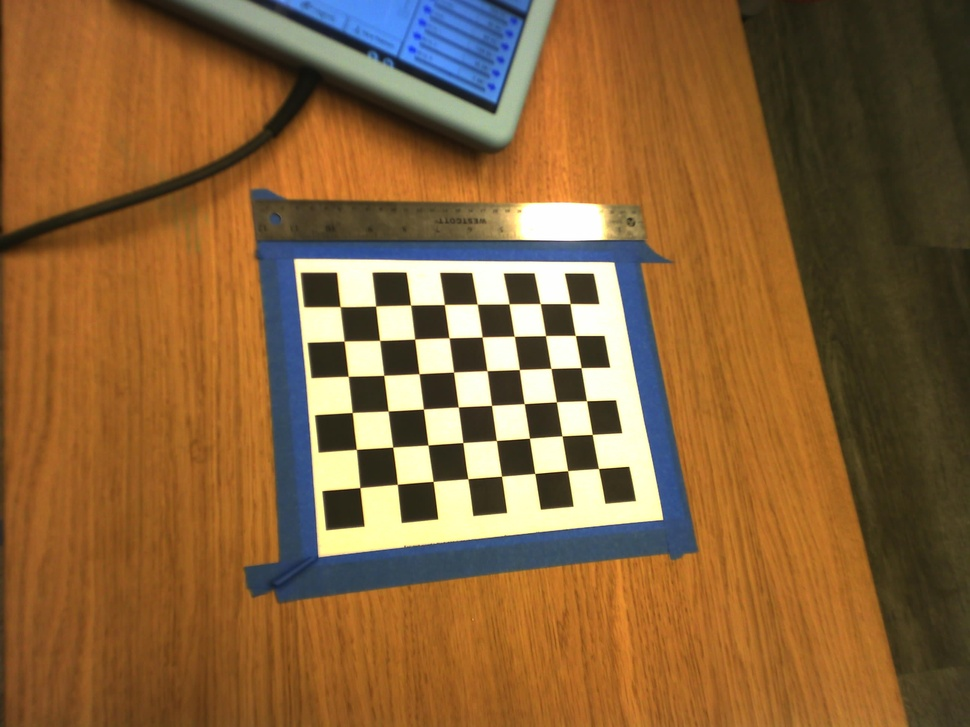
#> input picture image-1.jpg, 970 x 727 px, shrunk from 2592 x 1944 before the run; its folder holds only this picture in this run
$ python getCameraIntri.py   (Python 2 division)
#> lines starting #> are read from the running program, lines starting #| are printed output that depends on the picture; after the words box and inside, x2 and y2 are one past the last pixel; in counts of white or black regions, pixels touching at a corner belong together; long printed decimals are rounded
import numpy as np
import cv2
import glob

# termination criteria
criteria = (cv2.TERM_CRITERIA_EPS + cv2.TERM_CRITERIA_MAX_ITER, 30, 0.001)

# prepare object points, like (0,0,0), (1,0,0), (2,0,0) ....,(6,5,0)
objp = np.zeros((6*8,3), np.float32)
objp[:,:2] = np.mgrid[0:8,0:6].T.reshape(-1,2)

# Arrays to store object points and image points from all the images.
objpoints = [] # 3d point in real world space
imgpoints = [] # 2d points in image plane.

images = glob.glob('*.jpg')

for fname in images:
    img = cv2.imread(fname)
#> img is the input picture: shape (727, 970, 3); mean B, G, R 58.4, 98.8, 135.4
    gray = cv2.cvtColor(img,cv2.COLOR_BGR2GRAY)
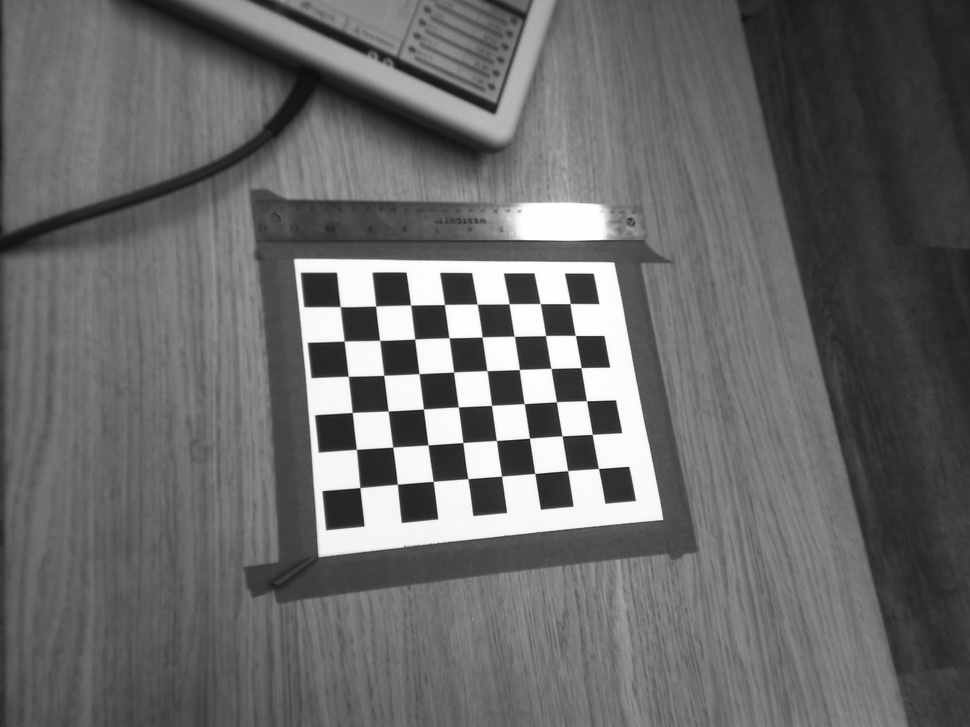
#> gray: shape (727, 970); min 15, max 255, mean 105.2

    # Find the chess board corners
    ret, corners = cv2.findChessboardCorners(gray, (8,6),None)
#> ret = True; corners = 48 rows, first 8: [340, 306.5], [375.6, 306.2], [410.6, 305], [444.3, 304.6], [477.3, 304.2], [509.1, 303.8], [540.2, 303.6], [570.1, 303.6]

    # If found, add object points, image points (after refining them)
    if ret == True:
        objpoints.append(objp)

        corners2 = cv2.cornerSubPix(gray,corners,(11,11),(-1,-1),criteria)
#> corners2 = 48 rows, first 8: [340.2, 306.6], [375.6, 306], [410.6, 305], [444.4, 304.5], [477.2, 304.1], [509, 303.8], [540.2, 303.6], [570.1, 303.5]
        imgpoints.append(corners2)

        # Draw and display the corners
        img = cv2.drawChessboardCorners(img, (7,6), corners2,ret)
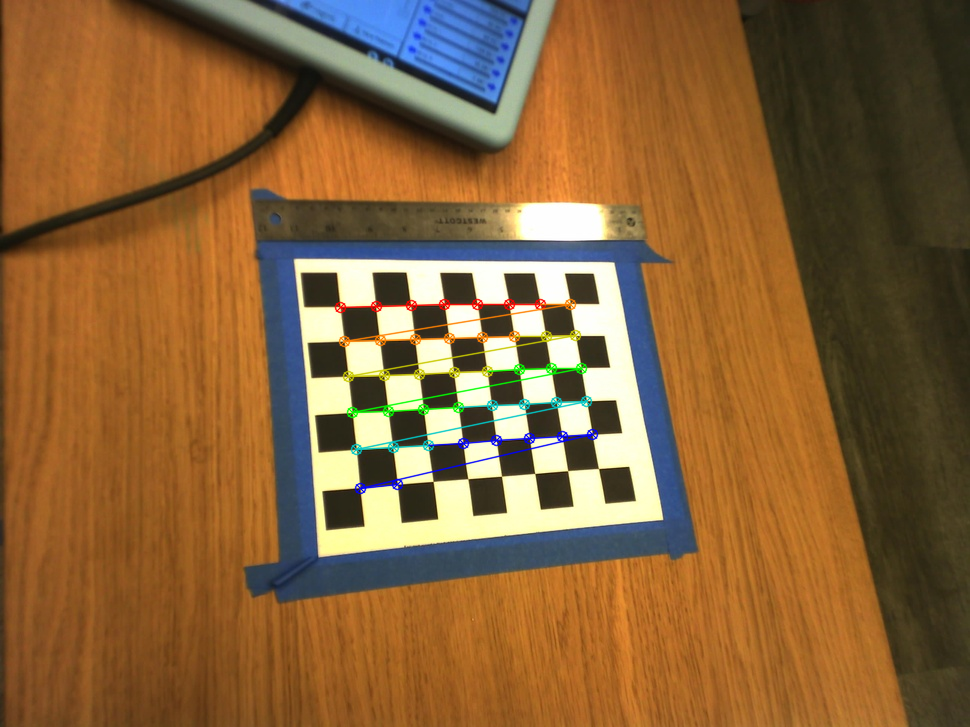
#> img: shape (727, 970, 3); 1.45% of pixels changed, all inside (x1, y1, x2, y2) = (334, 298, 599, 495)
        cv2.imshow('img',img)
        cv2.waitKey(500)

cv2.destroyAllWindows()
ret, mtx, dist, rvecs, tvecs = cv2.calibrateCamera(objpoints, imgpoints, gray.shape[::-1],None,None)
#> ret = 0.302; mtx = [[1148.1, 0, 471], [0, 1137.5, 381.3], [0, 0, 1]]; dist = [[0.0714, -116.5, 0.0318, -0.0192, 5524.4]]; rvecs = ([-0.256, -0.377, -0.0902],); tvecs = ([-3.53, -2.07, 30.96],)
print "mtx"
print type(mtx)
#| <class 'numpy.ndarray'>
print mtx
#| [[1.14806246e+03 0.00000000e+00 4.70975725e+02]
#|  [0.00000000e+00 1.13753174e+03 3.81317158e+02]
#|  [0.00000000e+00 0.00000000e+00 1.00000000e+00]]
print "dist"
print dist
#| [[ 7.13830575e-02 -1.16529486e+02  3.18218067e-02 -1.92114684e-02
#|    5.52444711e+03]]
print "px = ", mtx[0][0]
#| px =  1148.062
print "py = ", mtx[1][1]
#| py =  1137.532
print "u0 = ", mtx[0][2]
#| u0 =  470.976
print "v0 = ", mtx[1][2]
#| v0 =  381.317

$ run again, on image-5.jpg
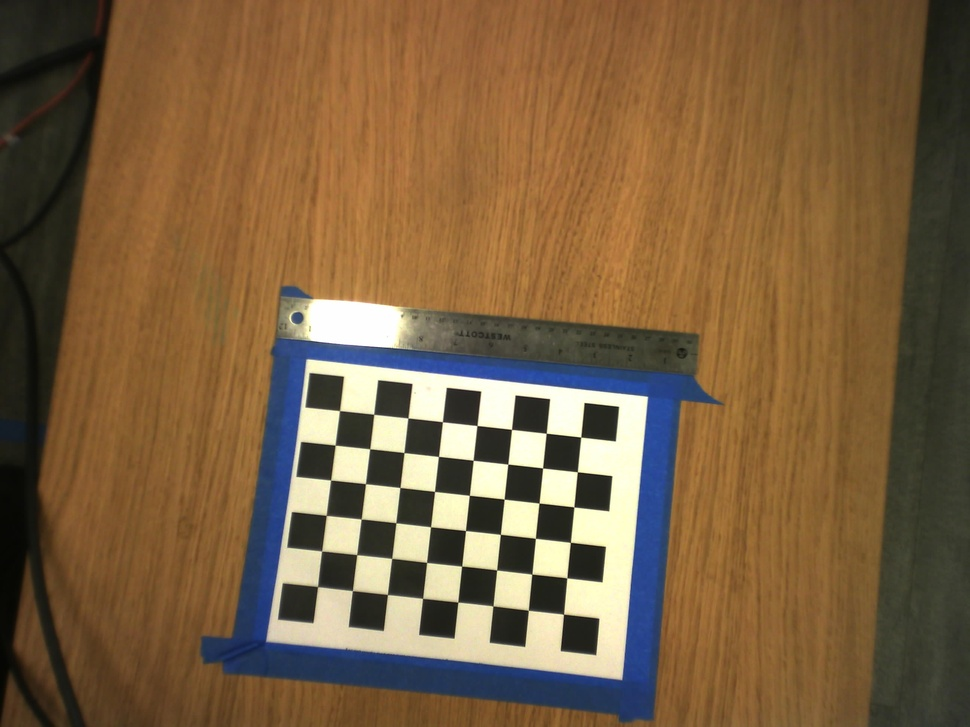
#> input picture image-5.jpg, 970 x 727 px, shrunk from 2592 x 1944 before the run
#> img is the input picture: shape (727, 970, 3); mean B, G, R 65.1, 96.4, 122.7
#> `gray = cv2.cvtColor(img,cv2.COLOR_BGR2GRAY)`:
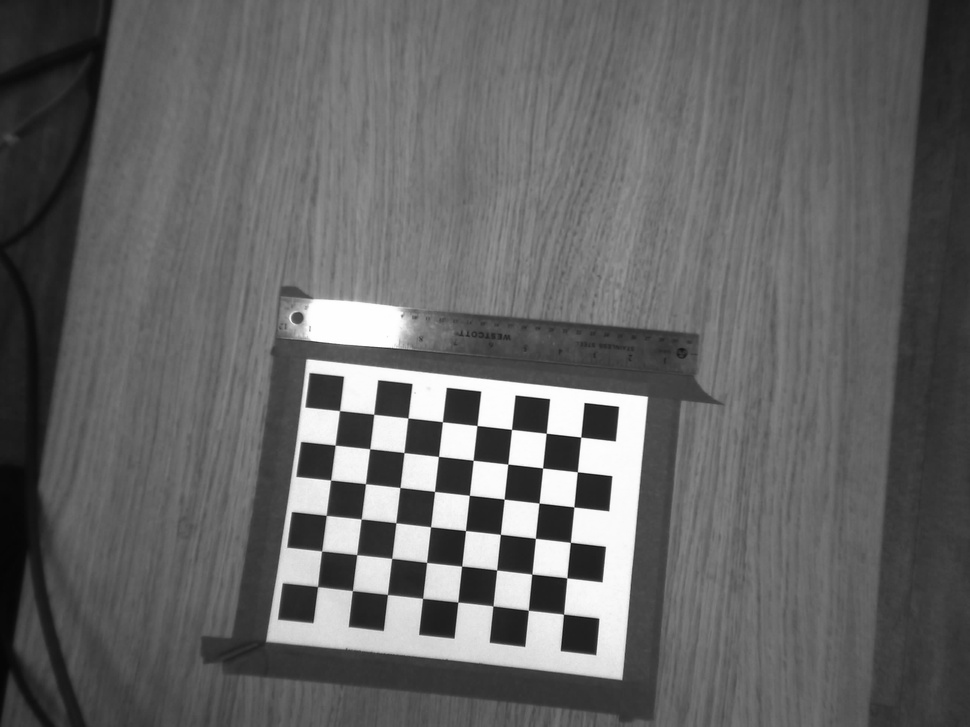
#> gray: shape (727, 970); min 5, max 255, mean 100.8
#> `ret, corners = cv2.findChessboardCorners(gray, (8,6),None)`: ret = True; corners = 48 rows, first 8: [339.5, 410.6], [373.7, 414.3], [407.9, 418], [442.4, 421.8], [477, 425.6], [511.5, 429.5], [546.2, 433.3], [580.7, 437.1]
#> corners2 = 48 rows, first 8: [339.6, 410.5], [373.7, 414.3], [407.9, 417.9], [442.4, 421.7], [476.9, 425.5], [511.5, 429.4], [546.2, 433.2], [580.7, 437.1]
#> `img = cv2.drawChessboardCorners(img, (7,6), corners2,ret)`:
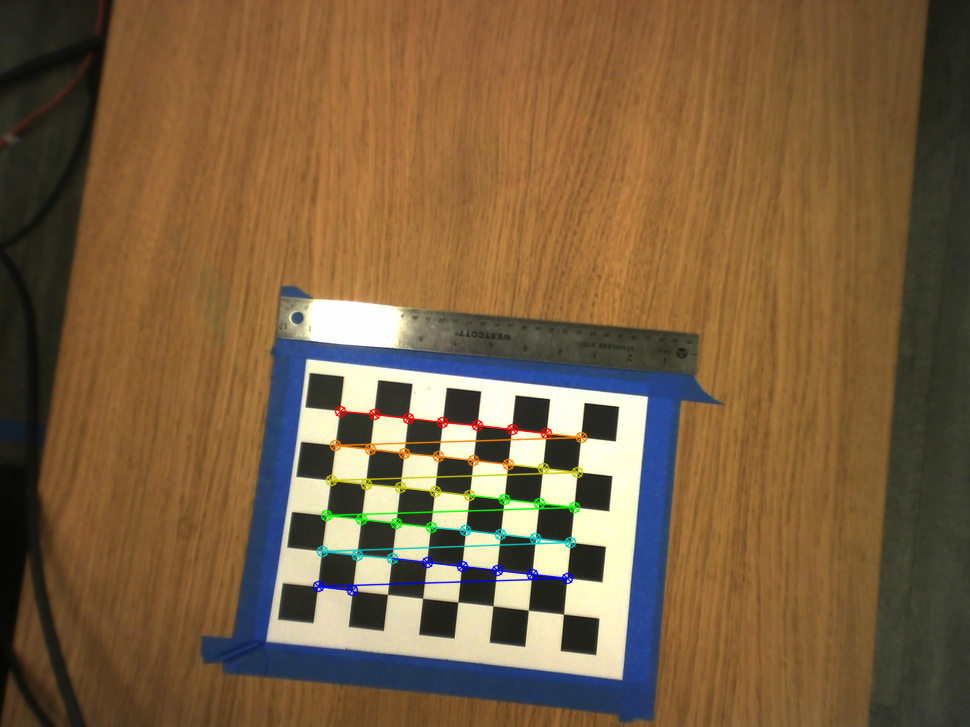
#> img: shape (727, 970, 3); 1.5% of pixels changed, all inside (x1, y1, x2, y2) = (312, 405, 588, 597)
#> `ret, mtx, dist, rvecs, tvecs = cv2.calibrateCamera(objpoints, imgpoint..`: ret = 0.101; mtx = [[863.8, 0, 496.3], [0, 866.5, 417.9], [0, 0, 1]]; dist = [[-0.398, 9.38, 0.0115, 0.00858, -66.15]]; rvecs = ([-0.079, -0.0175, 0.109],); tvecs = ([-4.53, -0.223, 24.72],)
#| <class 'numpy.ndarray'>
#| [[863.805   0.         496.260]
#|  [  0.         866.460 417.903]
#|  [  0.           0.           1.        ]]
#| [[-3.97975957e-01  9.38351377e+00  1.15063595e-02  8.57987426e-03
#|   -6.61485731e+01]]
#| px =  863.805
#| py =  866.460
#| u0 =  496.260
#| v0 =  417.903

$ run again, on image-6.jpg
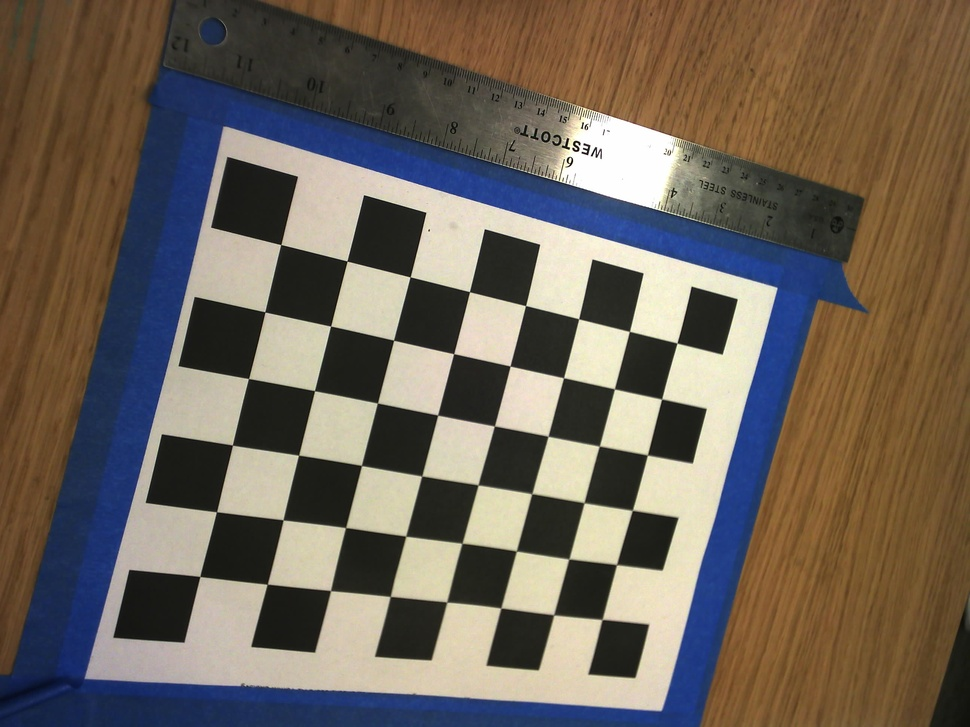
#> input picture image-6.jpg, 970 x 727 px, shrunk from 2592 x 1944 before the run
#> img is the input picture: shape (727, 970, 3); mean B, G, R 89.1, 100.3, 110.5
#> `gray = cv2.cvtColor(img,cv2.COLOR_BGR2GRAY)`:
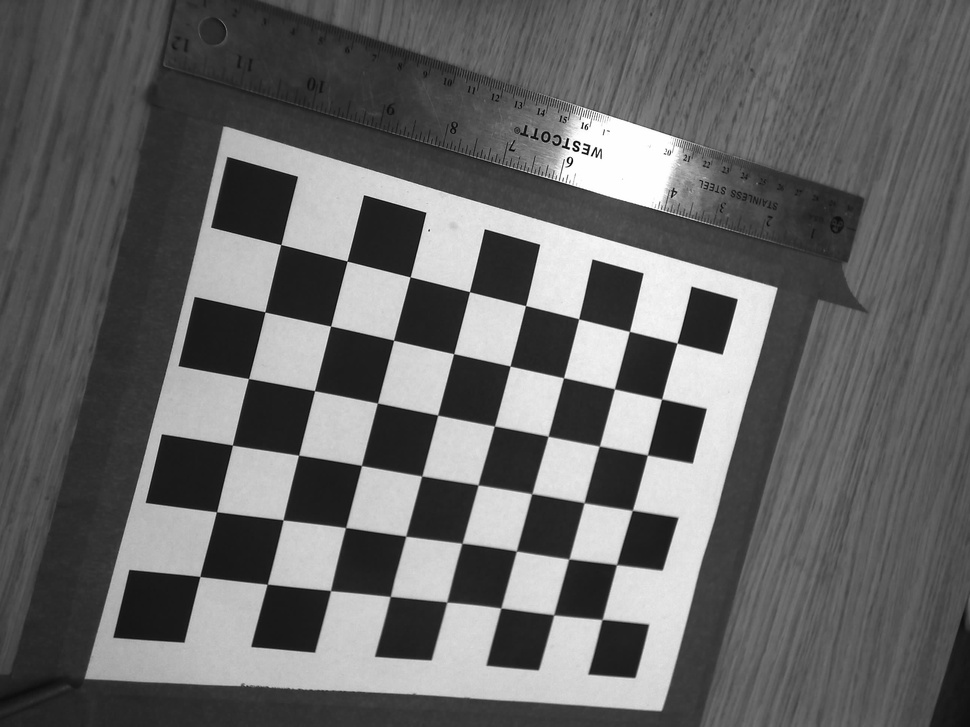
#> gray: shape (727, 970); min 1, max 255, mean 102.1
#> `ret, corners = cv2.findChessboardCorners(gray, (8,6),None)`: ret = True; corners = 48 rows, first 8: [280.7, 244.6], [346.9, 261.1], [410, 276.9], [469.5, 291.7], [525.5, 305.6], [578.6, 318.8], [629.4, 331.4], [677, 343.1]
#> corners2 = 48 rows, first 8: [280.8, 244.5], [347, 261.1], [410.2, 276.8], [469.5, 291.7], [525.5, 305.5], [578.6, 318.8], [629.4, 331.4], [676.9, 343]
#> `img = cv2.drawChessboardCorners(img, (7,6), corners2,ret)`:
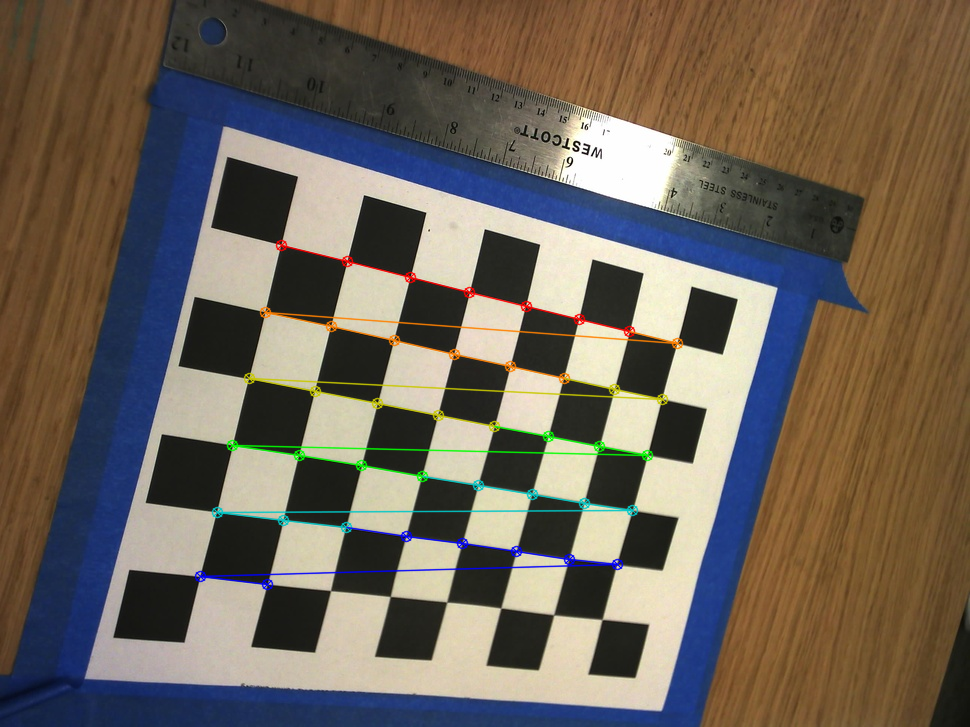
#> img: shape (727, 970, 3); 2.23% of pixels changed, all inside (x1, y1, x2, y2) = (194, 239, 684, 591)
#> `ret, mtx, dist, rvecs, tvecs = cv2.calibrateCamera(objpoints, imgpoint..`: ret = 0.548; mtx = [[564.4, 0, 463.8], [0, 592.5, 245.1], [0, 0, 1]]; dist = [[-0.1, 0.25, 0.00924, -0.00438, -0.214]]; rvecs = ([0.0789, -0.229, 0.256],); tvecs = ([-2.74, -0.0153, 8.43],)
#| <class 'numpy.ndarray'>
#| [[564.382   0.         463.845]
#|  [  0.         592.521 245.111 ]
#|  [  0.           0.           1.        ]]
#| [[-0.1003  0.2503  0.009237 -0.004385 -0.2135]]
#| px =  564.382
#| py =  592.521
#| u0 =  463.845
#| v0 =  245.111

$ run again, on image-7.jpg
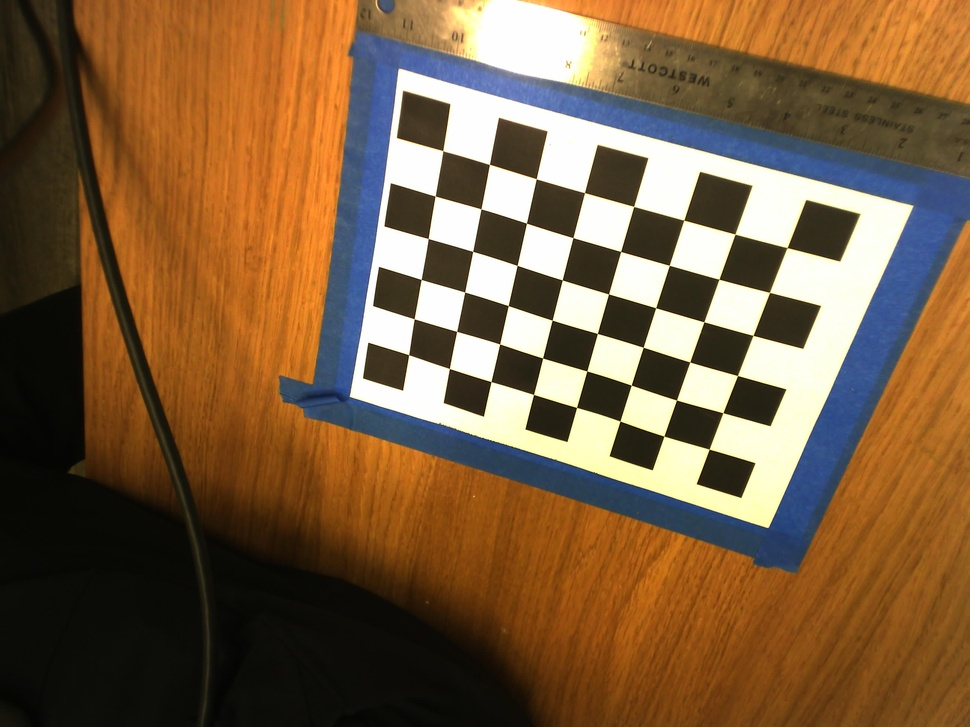
#> input picture image-7.jpg, 970 x 727 px, shrunk from 2592 x 1944 before the run
#> img is the input picture: shape (727, 970, 3); mean B, G, R 65.3, 95.1, 123.4
#> `gray = cv2.cvtColor(img,cv2.COLOR_BGR2GRAY)`:
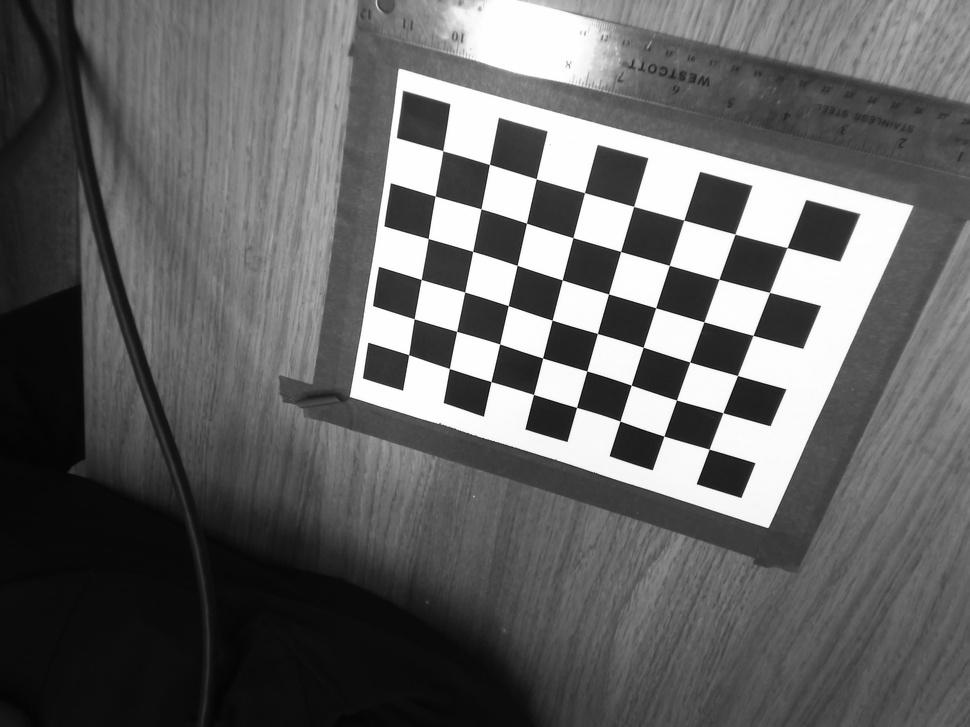
#> gray: shape (727, 970); min 3, max 255, mean 100.2
#> `ret, corners = cv2.findChessboardCorners(gray, (8,6),None)`: ret = True; corners = 48 rows, first 8: [442.7, 150.7], [489.5, 164.4], [536.3, 178.7], [584.5, 192.6], [633.7, 206.4], [683.8, 220.1], [735, 234.1], [787.1, 247.6]
#> corners2 = 48 rows, first 8: [442.8, 150.7], [489.4, 164.4], [536.3, 178.7], [584.5, 192.6], [633.7, 206.4], [683.7, 220.1], [735, 234.2], [787, 247.6]
#> `img = cv2.drawChessboardCorners(img, (7,6), corners2,ret)`:
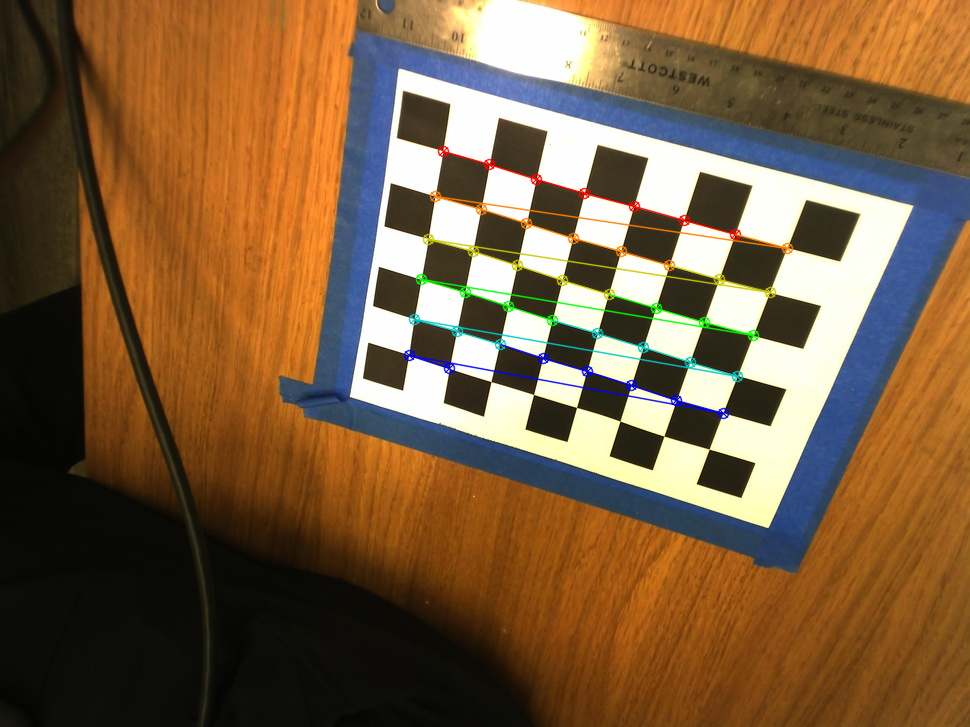
#> img: shape (727, 970, 3); 1.86% of pixels changed, all inside (x1, y1, x2, y2) = (403, 145, 794, 420)
#> `ret, mtx, dist, rvecs, tvecs = cv2.calibrateCamera(objpoints, imgpoint..`: ret = 0.514; mtx = [[1349, 0, 478.3], [0, 1506.1, 397.1], [0, 0, 1]]; dist = [[-0.506, 23.05, -0.0127, 0.0546, -201]]; rvecs = ([0.715, 0.155, 0.247],); tvecs = ([-0.767, -4.52, 27.65],)
#| <class 'numpy.ndarray'>
#| [[1.34902017e+03 0.00000000e+00 4.78329865e+02]
#|  [0.00000000e+00 1.50606445e+03 3.97148290e+02]
#|  [0.00000000e+00 0.00000000e+00 1.00000000e+00]]
#| [[-5.06015263e-01  2.30504883e+01 -1.26827144e-02  5.46455301e-02
#|   -2.00962423e+02]]
#| px =  1349.020
#| py =  1506.064
#| u0 =  478.330
#| v0 =  397.148
